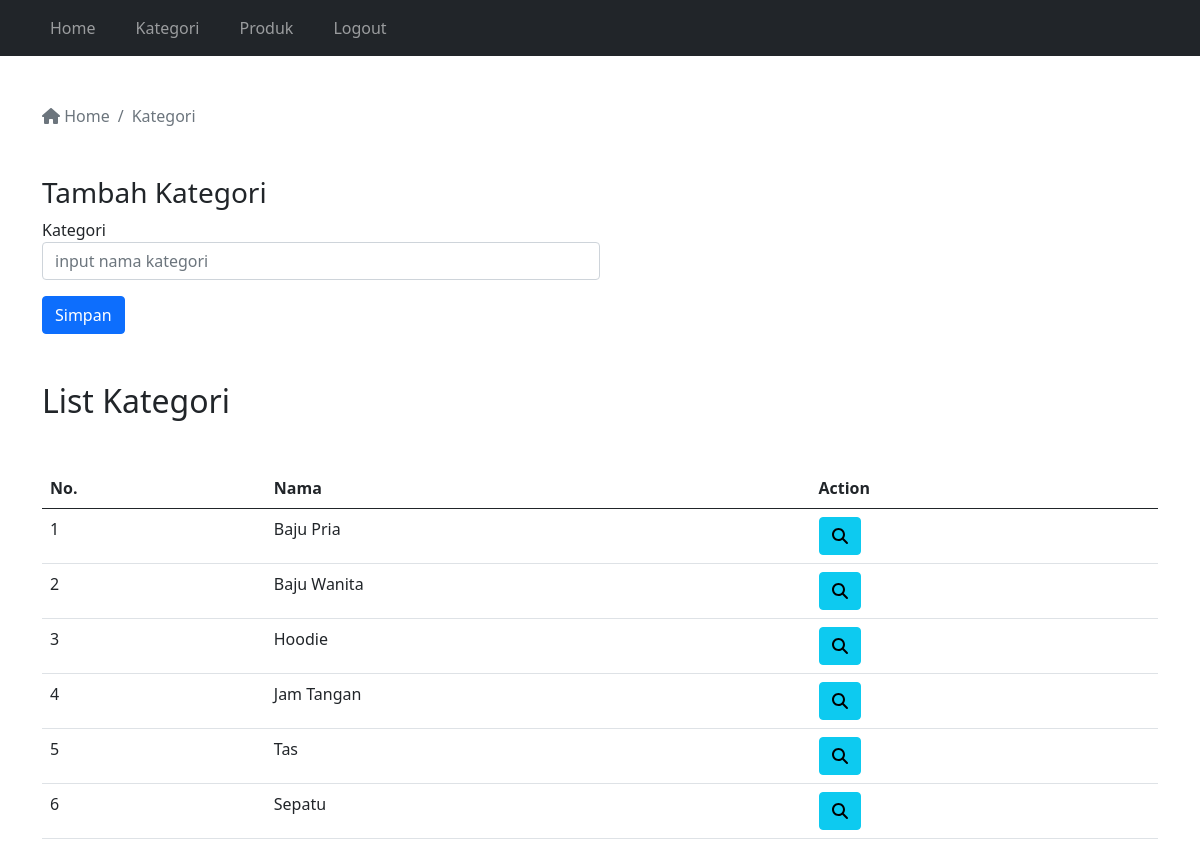
The app's page /tokoonline/adminpanel/kategori.php (signed in) with its own data.
### tables this page shows
CREATE TABLE `kategori` (
  `id` int(11) NOT NULL,
  `nama` varchar(100) NOT NULL
);

### tokoonline/adminpanel/kategori.php (the view, shortened to what this page needs)
<?php
    require "../koneksi.php";
    $queryKategori = mysqli_query($con, "SELECT * FROM kategori");
    $jumlahKategori = mysqli_num_rows($queryKategori);
?>
<!DOCTYPE html>
<html lang="en">
<head>
    <link rel="stylesheet" href="../bootstrap/css/bootstrap.min.css">
    <link rel="stylesheet" href="../fontawesome/css/fontawesome.min.css">
</head>
<body>
    <?php require "navbar.php"; ?>
    <div class="container mt-5">
        <nav aria-label="breadcrumb">
            <ol class="breadcrumb">
                <li class="breadcrumb-item active" aria-current="page">
                    <a href="../adminpanel" class="no-decoration text-muted">
                        <i class="fas fa-home"></i> Home
                    </a>
                </li>
                <li class="breadcrumb-item active" aria-current="page">
                    Kategori
                </li>
            </ol>
        </nav>
        <div class="my-5 col-12 col-md-6">
            <h3>Tambah Kategori</h3>
            <form action="" method="POST">
                <div>
                    <label for="kategori">Kategori</label>
                    <input type="text" id="kategori" name="kategori" placeholder="input nama kategori" class="form-control">
                </div>
                <div class="mt-3">
                    <button class="btn btn-primary" type="submit" name="simpan_kategori">Simpan</button>
                </div>
            </form>
        </div>
        <div class="mt-3">
            <h2>List Kategori</h2>
            <div class="table-responsive mt-5">
                <table class="table">
                    <thead>
                        <tr>
                            <th>No.</th>
                            <th>Nama</th>
                            <th>Action</th>
                        </tr>
                    </thead>
                    <tbody>
                        <?php
                            if($jumlahKategori==0){
                        ?>
                            <tr>
                                <td colspan=3 class="text-center">Data kategori tidak tersedia</td>
                            </tr>
                        <?php
                            }
                            else{
                                $jumlah = 1;
                                while($data=mysqli_fetch_array($queryKategori)){
                        ?>
                                    <tr>
                                        <td><?php echo $jumlah; ?></td>
                                        <td><?php echo $data['nama']; ?></td>
                                        <td>
                                            <a href="kategori-detail.php?p=<?php echo $data['id']; ?>" class="btn btn-info"><i class="fas fa-search"></i></a>
                                        </td>
                                    </tr>
                        <?php
                                $jumlah++;
                                }
                            }
                        ?>
                    </tbody>
                </table>
            </div>
        </div>
    </div>
</body>
</html>

### tokoonline/adminpanel/kategori.php (style rules this page uses)
.no-decoration { text-decoration: none; }

### records on screen
kategori: nama "Baju Pria"
kategori: nama "Baju Wanita"
kategori: nama "Hoodie"
kategori: nama "Jam Tangan"
kategori: nama "Tas"
kategori: nama "Sepatu"
